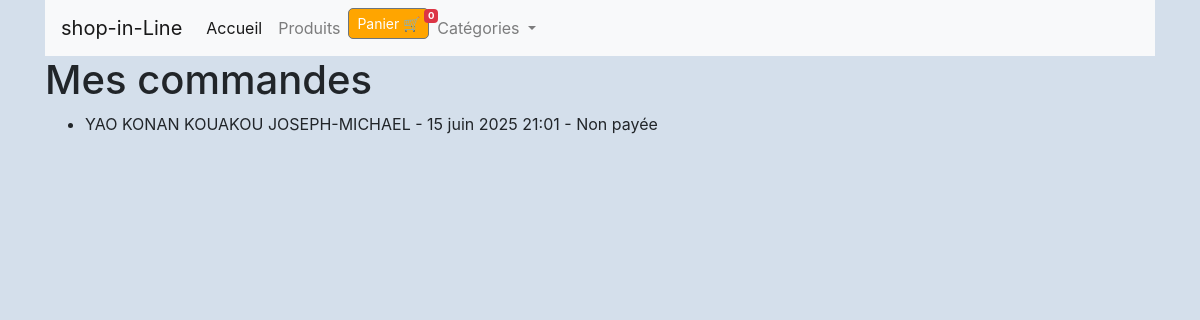
Page /imprimer-commandes/ (signed in) on the committed database.
### shop/models.py (models this page shows, shortened)
class Commande(models.Model):
    utilisateur = models.ForeignKey(
        settings.AUTH_USER_MODEL,
        on_delete=models.CASCADE,
        verbose_name="Client",
        null=True,
        blank=True
    )
    nom = models.CharField(max_length=150, verbose_name="Nom complet", null=True, blank=True)
    email = models.EmailField(verbose_name="Adresse email", null=True, blank=True)
    adresse = models.CharField(max_length=255, verbose_name="Adresse de livraison", null=True, blank=True)
    ville = models.CharField(max_length=100, verbose_name="Ville", null=True, blank=True)
    pays = models.CharField(max_length=100, verbose_name="Pays", null=True, blank=True)
    code_postal = models.CharField(max_length=20, verbose_name="Code postal", null=True, blank=True)
    date_commande = models.DateTimeField(auto_now_add=True, verbose_name="Date de commande", null=True, blank=True)
    prix_total = models.DecimalField(max_digits=10, decimal_places=2, verbose_name="Prix total", null=True, blank=True)
    paye = models.BooleanField(default=False, verbose_name="Payée")
    class Meta:
        verbose_name = "Commande"
        verbose_name_plural = "Commandes"
        ordering = ['-date_commande']

### accounts/views.py (the view)
# urls.py: path('imprimer-commandes/', views.imprimer_commandes, name='imprimer_commandes'),
def imprimer_commandes(request):
    commandes = Commande.objects.filter(utilisateur=request.user)  # ou autre filtre selon ta structure
    return render(request, 'accounts/imprimer_commandes.html', {
        'commandes': commandes,
    })

### shop/context_processors.py (called while the page is built)
def categories_processor(request):
    return {'categories_nav': Category.objects.all()}

### accounts/templates/accounts/imprimer_commandes.html
{% extends "shop/base.html" %}
{% block content %}
<h1>Mes commandes</h1>
<ul>
  {% for commande in commandes %}
    <li>{{ commande.nom }} - {{ commande.date_commande }} - {% if commande.paye %}Payée{% else %}Non payée{% endif %}</li>
  {% empty %}
    <li>Aucune commande trouvée.</li>
  {% endfor %}
</ul>
{% endblock %}

### rows in the picture
Commande: nom "YAO KONAN KOUAKOU JOSEPH-MICHAEL", date_commande "15 juin 2025 21:01", paye "Non payée"
